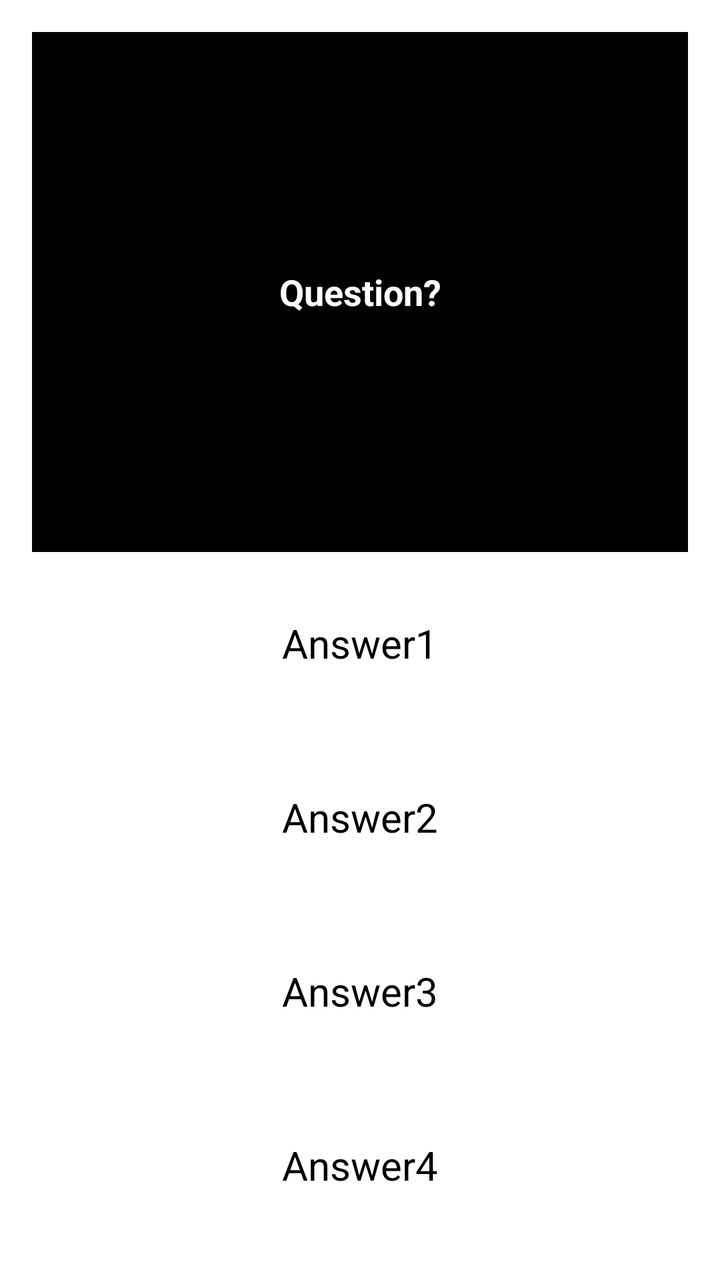
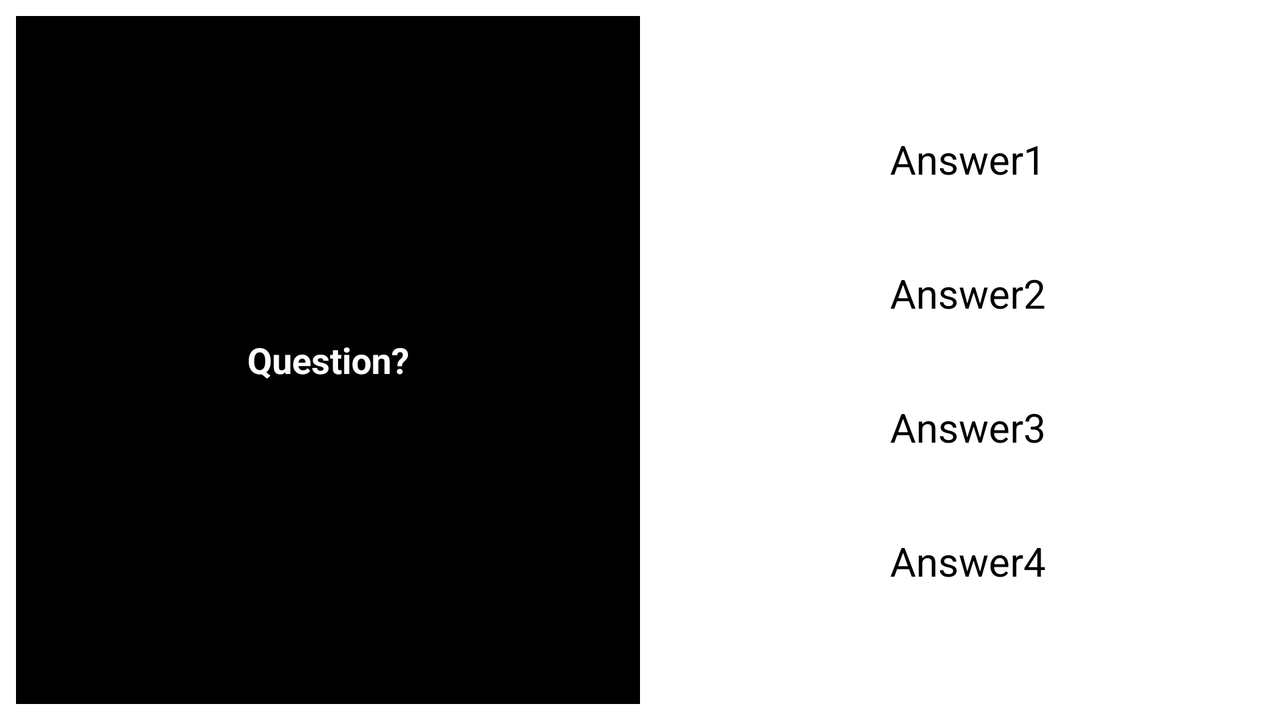

Compare how this app lays out the same screen by default and in its alternative resource folder. The renders come first, then the two layout files and the values they reference.
<!-- AndroidManifest.xml: application theme Theme.TopQuiz -->
<!-- res/layout/activity_game.xml -->
<?xml version="1.0" encoding="utf-8"?>
<LinearLayout
    xmlns:android="http://schemas.android.com/apk/res/android"
    xmlns:app="http://schemas.android.com/apk/res-auto"
    xmlns:tools="http://schemas.android.com/tools"
    android:id="@+id/main"
    android:layout_width="match_parent"
    android:layout_height="match_parent"
    tools:context=".controller.GameActivity"
    android:orientation="vertical"
    android:padding="8dp">

    <TextView
        android:id="@+id/game_activity_textview_question"
        android:layout_width="match_parent"
        android:layout_height="8dp"
        android:layout_margin="8dp"
        android:layout_weight="4"
        android:background="@color/black"
        android:gravity="center"
        android:textColor="@color/white"
        android:textSize="18sp"
        android:textStyle="bold"
        tools:text="Question?" />

    <Button
        android:id="@+id/game_activity_button_1"
        android:layout_width="wrap_content"
        android:layout_height="8dp"
        android:layout_gravity="center_horizontal"
        android:layout_margin="8dp"
        android:layout_weight="1"
        android:padding="16dp"
        android:backgroundTint="@color/colorPrimary"
        android:textSize="20sp"
        tools:text="Answer1" />

    <Button
        android:id="@+id/game_activity_button_2"
        android:layout_width="wrap_content"
        android:layout_height="8dp"
        android:layout_gravity="center_horizontal"
        android:layout_margin="8dp"
        android:layout_weight="1"
        android:padding="16dp"
        android:backgroundTint="@color/colorPrimary"
        android:textSize="20sp"
        tools:text="Answer2" />

    <Button
        android:id="@+id/game_activity_button_3"
        android:layout_width="wrap_content"
        android:layout_height="8dp"
        android:layout_gravity="center_horizontal"
        android:layout_margin="8dp"
        android:layout_weight="1"
        android:padding="16dp"
        android:backgroundTint="@color/colorPrimary"
        android:textSize="20sp"
        tools:text="Answer3" />

    <Button
        android:id="@+id/game_activity_button_4"
        android:layout_width="wrap_content"
        android:layout_height="8dp"
        android:layout_gravity="center_horizontal"
        android:layout_margin="8dp"
        android:layout_weight="1"
        android:padding="16dp"
        android:backgroundTint="@color/colorPrimary"
        android:textSize="20sp"
        tools:text="Answer4" />

</LinearLayout>
<!-- resources referenced by this layout -->
<resources>
  <color name="black">#FF000000</color>
  <color name="colorPrimary">#330057</color>
  <color name="white">#FFFFFFFF</color>
</resources>
<!-- res/layout-land/activity_game.xml (the repository's variant of the layout above) -->
<!-- drawn on the phone turned sideways -->
<?xml version="1.0" encoding="utf-8"?>
<androidx.constraintlayout.widget.ConstraintLayout
    xmlns:android="http://schemas.android.com/apk/res/android"
    xmlns:app="http://schemas.android.com/apk/res-auto"
    xmlns:tools="http://schemas.android.com/tools"
    android:id="@+id/main"
    android:layout_width="match_parent"
    android:layout_height="match_parent"
    android:padding="8dp"
    tools:context=".controller.GameActivity">


    <TextView
        android:id="@+id/game_activity_textview_question"
        android:layout_width="0dp"
        android:layout_height="0dp"
        android:background="@color/black"
        android:gravity="center"
        android:textColor="@color/white"
        android:textSize="18sp"

        android:textStyle="bold"
        tools:text="Question?"
        app:layout_constraintTop_toTopOf="parent"
        app:layout_constraintBottom_toBottomOf="parent"
        app:layout_constraintStart_toStartOf="parent"
        app:layout_constraintEnd_toStartOf="@+id/answers_container"
        app:layout_constraintWidth_percent="0.5"
        android:layout_marginEnd="8dp"/>

    <LinearLayout
        android:id="@+id/answers_container"
        android:layout_width="0dp"
        android:layout_height="0dp"
        android:orientation="vertical"
        android:gravity="center"
        app:layout_constraintTop_toTopOf="parent"
        app:layout_constraintBottom_toBottomOf="parent"
        app:layout_constraintStart_toEndOf="@id/game_activity_textview_question"
        app:layout_constraintEnd_toEndOf="parent"
        app:layout_constraintWidth_percent="0.5">

        <Button
            android:id="@+id/game_activity_button_1"
            android:layout_width="wrap_content"
            android:layout_height="wrap_content"
            android:layout_marginBottom="8dp"
            android:padding="16dp"
            android:backgroundTint="@color/colorPrimary"
            android:textSize="20sp"
            tools:text="Answer1" />

        <Button
            android:id="@+id/game_activity_button_2"
            android:layout_width="wrap_content"
            android:layout_height="wrap_content"
            android:layout_marginBottom="8dp"
            android:padding="16dp"
            android:backgroundTint="@color/colorPrimary"
            android:textSize="20sp"
            tools:text="Answer2" />

        <Button
            android:id="@+id/game_activity_button_3"
            android:layout_width="wrap_content"
            android:layout_height="wrap_content"
            android:layout_marginBottom="8dp"
            android:padding="16dp"
            android:backgroundTint="@color/colorPrimary"
            android:textSize="20sp"
            tools:text="Answer3" />

        <Button
            android:id="@+id/game_activity_button_4"
            android:layout_width="wrap_content"
            android:layout_height="wrap_content"
            android:padding="16dp"
            android:backgroundTint="@color/colorPrimary"
            android:textSize="20sp"
            tools:text="Answer4" />

    </LinearLayout>

</androidx.constraintlayout.widget.ConstraintLayout>
